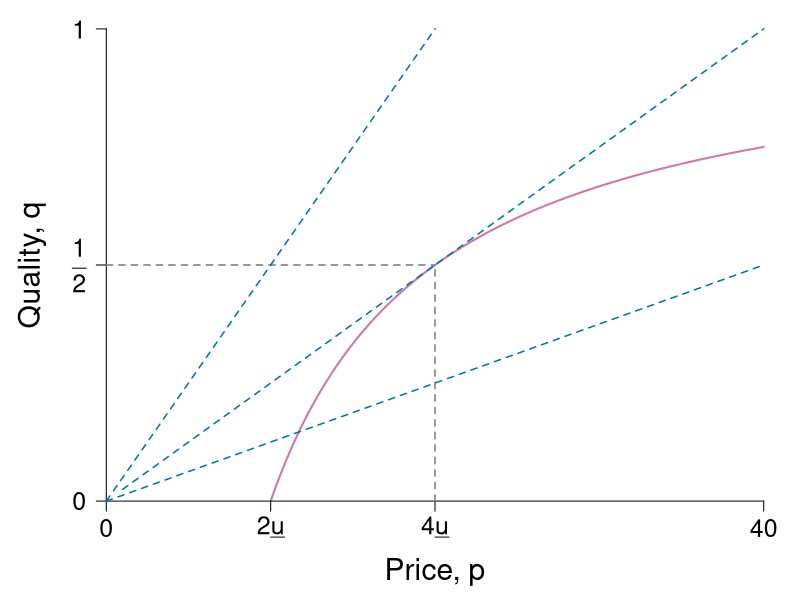

Write the R code that produced this figure.
require(ggplot2)
require(shape)
#pdf(file = "information_power/ch11_fig5.pdf", width = 9, height = 7)
jpeg(file = "information_power/ch11_fig5_blank.jpg", width = 6*120, height = 4*120)


#Set parameters for graphics
axislabelsize <- 1.8
labelsize <- 1.5
namesize <- 1.8
annotatesize <- 1.5
graphlinewidth <- 2
segmentlinewidth <- 1.5

COL <- c("#7fc97f", "#beaed4", "#fdc086", "#ffff99", "#386cb0", "#f0027f", "#bf5b17", "#666666")
COLA <- c("#e0f3db", "#99d8c9","#66c2a4","#41ae76", "#238b45", "#005824")
COLB <- c("#c6dbef", "#4eb3d3", "#2b8cbe", "#0868ac","#084081")
COLC <- c("#fcfbfd", "#efedf5", "#dadaeb", "#bcbddc", "#9e9ac8", "#807dba", "#6a51a3", "#54278f", "#3f007d")
grays <- gray.colors(25, start = 1, end = 0)
CBCols <- c("#009E73","#0072B2","#E69F00","#CC79A7", "#F0E442")

brfFn <- function(p, delta = 5) {
  1 - (2 * delta) / p
}

solowCondition <- function(p, delta = 5){
  (p*(1/(8*delta)))
}


par(mar =  c(4, 4, 0.5, 0.5))
xlims <- c(0, 40)
ylims <- c(0, 1)


plot(0, 0, xlim = xlims, ylim = ylims, type = "n",
     xlab = "",
     ylab = "",
     xaxt = "n", yaxt = "n", cex.lab = axislabelsize, bty = "n")

npts <- 500 
npts2 <- 501
#Specify the sequences of points for graphing. 
xx1 <- seq(10, xlims[2], length.out = npts)
xx2 <- seq(1, xlims[2], length.out = npts)

#Draw the lines for the graphs
lines(xx1, brfFn(xx1), col = CBCols[4], lwd = graphlinewidth)
lines(xx2, solowCondition(xx2, delta = 5), lty = 2, col = CBCols[2], lwd = segmentlinewidth)

#Customize ticks and labels for the plot
ticksy <- c(0, 0.5, 1)
ylabels <- c(0, expression(paste(frac(1,2))), 1)
ticksx <- c(0, 10, 20, 40)
xlabels <- c(0, expression(paste(2*underline("u"))), expression(paste(4*underline("u"))), 40)
axis(1, at = ticksx, pos = 0, labels = xlabels, cex.axis = labelsize)
axis(2, at = ticksy, pos = 0, labels = ylabels, las = 1, cex.axis = labelsize)

mtext(expression(paste("Price, ", p)), side = 1, line = 2.5, cex = axislabelsize)
text(-4.5, 0.5*ylims[2], expression(paste("Quality, ", q)), xpd = TRUE, cex = axislabelsize, srt = 90) 

#Annotation of the three graphs and the NE
t#ext(32, 0.97, expression(paste("Incomplete contract")), cex = annotatesize)
#text(36, 1, expression(paste("Isocost")), cex = annotatesize)
#text(37, 0.98, expression(paste(c[2])), cex = annotatesize)
#text(32, 0.92, expression(paste(q == frac(p, 8*underline("u")))), cex = annotatesize)
# text(35, 0.64, expression(paste("Best-response")), cex = annotatesize)
# text(35, 0.59, expression(paste("function (ICC)")), cex = annotatesize)
#text(35, 0.50, expression(paste(q == 1 - frac(2*underline("u"), p))), cex = annotatesize)
#text(16, 0.57, expression(paste("Nash")), cex = annotatesize)
#text(16, 0.52, expression(paste("equilibrium")), cex = annotatesize)

#Lines for the coordinates of the Nash equilbrium
segments(20, 0, 20, 0.5, lty = 2, col = grays[20], lwd = segmentlinewidth)
segments(0, 0.5, 20, 0.5, lty = 2, col = grays[20], lwd = segmentlinewidth)

#Iso-cost slope annotation
# text(25, 0.81, expression(paste("Slope", phantom() == frac(q,p), phantom() == frac(1, 8*underline("u")))), cex = annotatesize)
# Arrows(25, 0.79, 25, 0.66, col = "black", lty = 1, lwd = 2, arr.type = "triangle")

#BRF Slope annotation
# text(25, 0.41, expression(paste("Slope", phantom() == q[p], phantom() == frac(2*underline("u"), p^2))), cex = annotatesize)
# Arrows(25, 0.43, 25, 0.56, col = "black", lty = 1, lwd = 2, arr.type = "triangle")

#Add a point for the NE
# points(20, 0.5, pch = 16, col = "black", cex = 1.5)
# text(21, 0.5, expression(paste("n")), cex = annotatesize)

#Add a ray and a point for c.  
segments(0, 0, 20, 1, lty = 2, lwd = segmentlinewidth, col = CBCols[2])
# points(10, 0.5, pch = 16, col = "black", cex = 1.5)
# text(9.6, 0.53, expression(paste("c")), cex = annotatesize)

#Add a ray and a point for d. 
segments(0, 0, 40, 0.5, lty = 2, lwd = segmentlinewidth, col = CBCols[2])
# points(11.8, 0.15, pch = 16, col = "black", cex = 1.5)
# text(11.3, 0.18, expression(paste("d")), cex = annotatesize)

dev.off()
